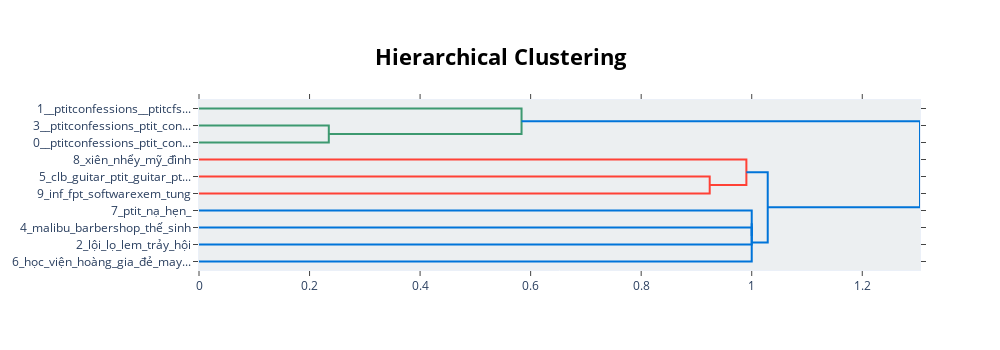

Notebook source saved alongside this figure:
### Markdown cell above
Các chủ đề được tạo có thể được giảm bớt theo thứ bậc. Để hiểu cấu trúc phân cấp tiềm năng của các chủ đề, chúng ta có thể sử dụng scipy.cluster.hierarchy để tạo các cụm và trực quan hóa cách chúng liên quan với nhau. Điều này có thể giúp chọn nr_topics thích hợp khi giảm số lượng chủ đề bạn đã tạo. Để hình dung hệ thống phân cấp này, hãy chạy như sau:

### Code cell
topic_model.visualize_hierarchy()

### Figure 1 — Plotly figure (JSON) as saved in the notebook; plotly's stock layout.template omitted (floating-point values rounded to 4 significant figures)
{"data": [{"hoverinfo": "text", "marker": {"color": "rgb(61,153,112)"}, "mode": "lines", "type": "scatter", "x": [0, 0.2348, 0.2348, 0], "xaxis": "x", "y": [-15, -15, -25, -25], "yaxis": "y"}, {"hoverinfo": "text", "marker": {"color": "rgb(61,153,112)"}, "mode": "lines", "type": "scatter", "x": [0, 0.5836, 0.5836, 0.2348], "xaxis": "x", "y": [-5, -5, -20, -20], "yaxis": "y"}, {"hoverinfo": "text", "marker": {"color": "rgb(255,65,54)"}, "mode": "lines", "type": "scatter", "x": [0, 0.924, 0.924, 0], "xaxis": "x", "y": [-45, -45, -55, -55], "yaxis": "y"}, {"hoverinfo": "text", "marker": {"color": "rgb(255,65,54)"}, "mode": "lines", "type": "scatter", "x": [0, 0.9903, 0.9903, 0.924], "xaxis": "x", "y": [-35, -35, -50, -50], "yaxis": "y"}, {"hoverinfo": "text", "marker": {"color": "rgb(0,116,217)"}, "mode": "lines", "type": "scatter", "x": [0, 1, 1, 0], "xaxis": "x", "y": [-75, -75, -85, -85], "yaxis": "y"}, {"hoverinfo": "text", "marker": {"color": "rgb(0,116,217)"}, "mode": "lines", "type": "scatter", "x": [0, 1, 1, 1], "xaxis": "x", "y": [-65, -65, -80, -80], "yaxis": "y"}, {"hoverinfo": "text", "marker": {"color": "rgb(0,116,217)"}, "mode": "lines", "type": "scatter", "x": [1, 1, 1, 0], "xaxis": "x", "y": [-72.5, -72.5, -95, -95], "yaxis": "y"}, {"hoverinfo": "text", "marker": {"color": "rgb(0,116,217)"}, "mode": "lines", "type": "scatter", "x": [0.9903, 1.029, 1.029, 1], "xaxis": "x", "y": [-42.5, -42.5, -83.75, -83.75], "yaxis": "y"}, {"hoverinfo": "text", "marker": {"color": "rgb(0,116,217)"}, "mode": "lines", "type": "scatter", "x": [0.5836, 1.304, 1.304, 1.029], "xaxis": "x", "y": [-12.5, -12.5, -63.12, -63.12], "yaxis": "y"}], "layout": {"autosize": false, "height": 350, "hoverlabel": {"bgcolor": "white", "font": {"family": "Rockwell", "size": 16}}, "hovermode": "closest", "plot_bgcolor": "#ECEFF1", "showlegend": false, "title": {"font": {"color": "Black", "size": 22}, "text": "<b>Hierarchical Clustering</b>", "x": 0.5, "xanchor": "center", "yanchor": "top"}, "width": 1000, "xaxis": {"mirror": "allticks", "rangemode": "tozero", "showgrid": false, "showline": true, "showticklabels": true, "ticks": "outside", "type": "linear", "zeroline": false}, "yaxis": {"mirror": "allticks", "range": [-100, 0], "rangemode": "tozero", "showgrid": false, "showline": true, "showticklabels": true, "tickmode": "array", "ticks": "outside", "ticktext": ["1__ptitconfessions__ptitcfs...", "3__ptitconfessions_ptit_con...", "0__ptitconfessions_ptit_con...", "8_xiên_nhểy_mỹ_đình", "5_clb_guitar_ptit_guitar_pt...", "9_inf_fpt_softwarexem_tung", "7_ptit_nạ_hẹn_", "4_malibu_barbershop_thế_sinh", "2_lội_lọ_lem_trảy_hội", "6_học_viện_hoàng_gia_đẻ_may..."], "tickvals": [-5, -15, -25, -35, -45, -55, -65, -75, -85, -95], "type": "linear", "zeroline": false}}}
